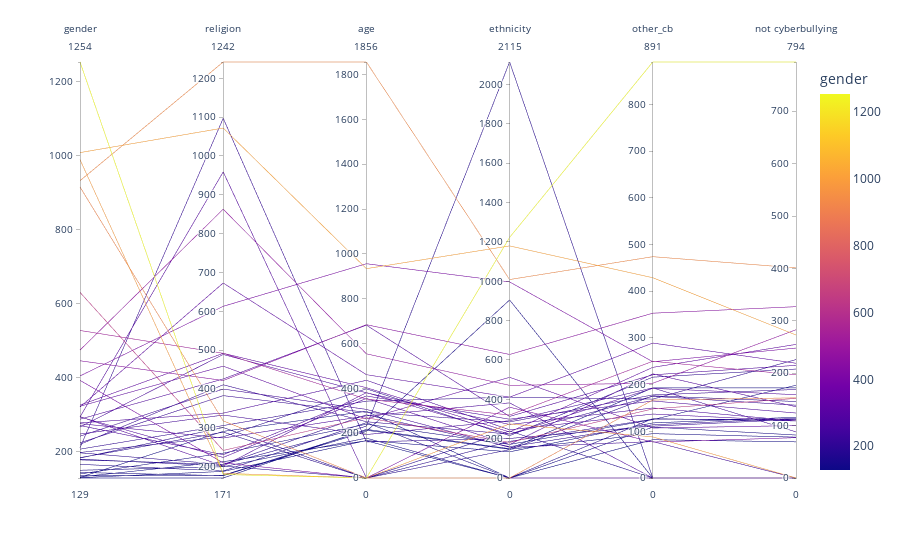

The notebook cell saved with this chart:
### Markdown cell above
<a id="paralled_coordinate_graph"></a>

### Code cell
fig = px.parallel_coordinates(modified_idf, color='gender', labels={
                "gender": "gender",
                "religion": "religion",
                "age": "age",
                "ethnicity": "ethnicity",
                "other_cb": "other_cb",
                "not cyberbullying": "not cyberbullying"},
                )

fig.show()

### Figure 1 — Plotly figure (JSON) as saved in the notebook; plotly's stock layout.template omitted (floating-point values rounded to 4 significant figures)
{"data": [{"dimensions": [{"label": "gender", "values": [1254, 1009, 990, 933, 916, 631, 528, 475, 446, 405, 393, 326, 323, 321, 295, 294, 294, 288, 278, 276, 271, 267, 248, 242, 224, 220, 211, 207, 198, 197, 184, 183, 180, 178, 166, 150, 144, 140, 135, 132, 131, 130, 129]}, {"label": "religion", "values": [180, 1072, 183, 1242, 318, 242, 492, 863, 422, 613, 210, 492, 459, 673, 202, 224, 959, 426, 338, 274, 231, 489, 333, 400, 383, 411, 1097, 306, 277, 206, 289, 301, 202, 206, 189, 200, 177, 235, 178, 213, 291, 188, 171]}, {"label": "age", "values": [0, 934, 0, 1856, 0, 269, 352, 554, 684, 956, 0, 403, 263, 461, 381, 355, 0, 682, 436, 277, 366, 380, 194, 306, 293, 251, 161, 343, 398, 282, 0, 0, 0, 231, 247, 178, 208, 240, 213, 166, 298, 167, 217]}, {"label": "ethnicity", "values": [1223, 1180, 275, 1009, 0, 181, 320, 471, 628, 997, 360, 234, 512, 411, 223, 170, 0, 313, 245, 382, 299, 272, 291, 156, 285, 223, 201, 411, 215, 159, 144, 186, 239, 2115, 0, 0, 905, 171, 146, 0, 0, 133, 149]}, {"label": "other_cb", "values": [891, 429, 88, 474, 167, 148, 250, 203, 353, 249, 77, 237, 107, 289, 192, 223, 0, 221, 137, 0, 165, 150, 193, 78, 178, 175, 111, 169, 216, 114, 176, 126, 0, 0, 127, 109, 0, 125, 95, 82, 0, 118, 193]}, {"label": "not cyberbullying", "values": [794, 273, 0, 401, 153, 152, 197, 283, 327, 248, 77, 255, 100, 219, 159, 136, 0, 215, 109, 0, 124, 109, 88, 0, 169, 139, 112, 226, 208, 114, 146, 112, 0, 0, 109, 82, 0, 177, 78, 69, 0, 116, 172]}], "domain": {"x": [0, 1], "y": [0, 1]}, "line": {"color": [1254, 1009, 990, 933, 916, 631, 528, 475, 446, 405, 393, 326, 323, 321, 295, 294, 294, 288, 278, 276, 271, 267, 248, 242, 224, 220, 211, 207, 198, 197, 184, 183, 180, 178, 166, 150, 144, 140, 135, 132, 131, 130, 129], "coloraxis": "coloraxis"}, "name": "", "type": "parcoords"}], "layout": {"coloraxis": {"colorbar": {"title": {"text": "gender"}}, "colorscale": [[0, "#0d0887"], [0.1111, "#46039f"], [0.2222, "#7201a8"], [0.3333, "#9c179e"], [0.4444, "#bd3786"], [0.5556, "#d8576b"], [0.6667, "#ed7953"], [0.7778, "#fb9f3a"], [0.8889, "#fdca26"], [1, "#f0f921"]]}, "legend": {"tracegroupgap": 0}, "margin": {"t": 60}, "autosize": true}}
